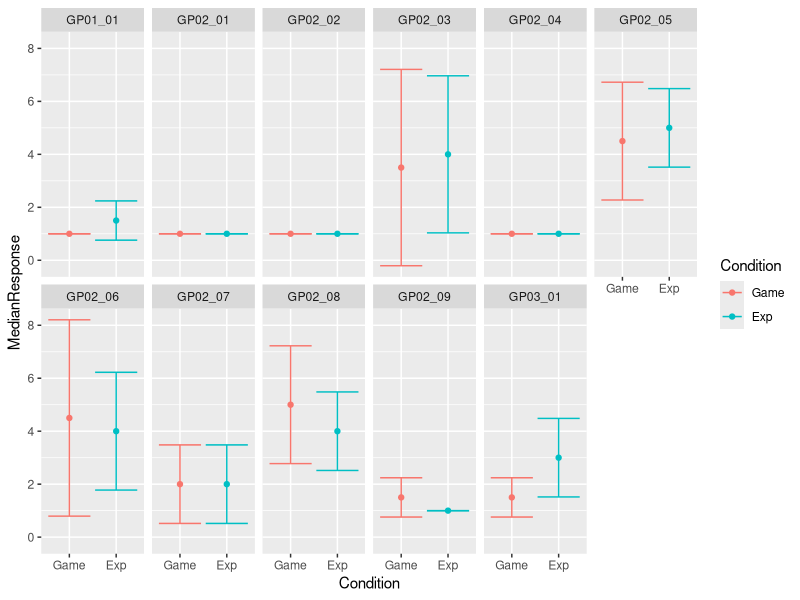
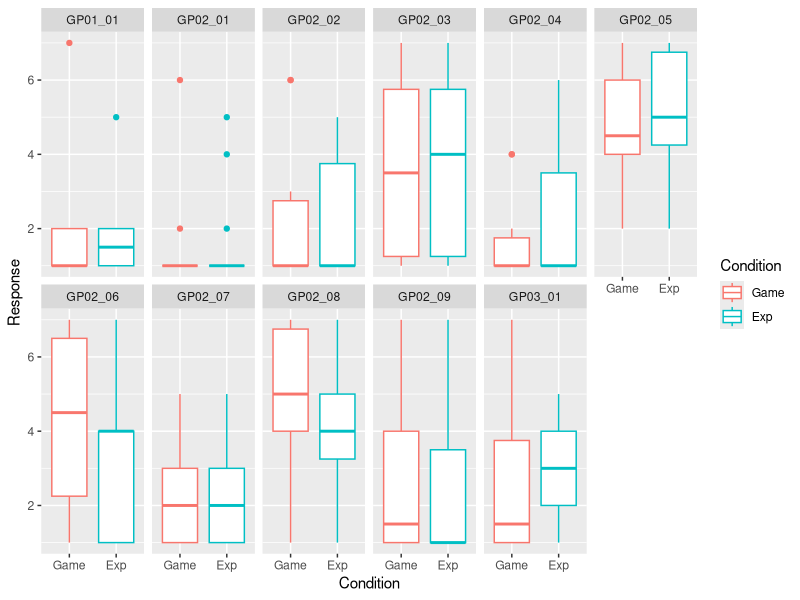

Reproduce these figures in R, in order.
## ---- chunk 1
library(tidyverse)
## ---- chunk 2
widish_df <- 
  tibble(Participant = c(1, 1, 2, 2),
         Face = rep(c("M-1", "M-2"), 2), 
         Symmetry = c(6, 4, 5, 3),
         Attractiveness = c(4, 7, 2, 7),
         Trustworthiness = c(3, 6, 1, 2))

knitr::kable(widish_df, align="c")
## ---- chunk 3
tidyr::pivot_longer(widish_df, 
                    cols=c("Symmetry", "Attractiveness", "Trustworthiness")) %>%
  knitr::kable()
## ---- chunk 4
longish_df <- 
  tidyr::pivot_longer(widish_df, 
                      cols=c("Symmetry", "Attractiveness", "Trustworthiness"),
                      names_to="Property",
                      values_to="Response")

head(longish_df, 4) %>%
  knitr::kable()
## ---- chunk 5
longish_df %>%
  pivot_wider(id_cols = c("Participant", "Face"), names_from = "Property", values_from="Response") %>%
  knitr::kable()
## ---- chunk 6
longish_df_rt <-
  longish_df %>%
  ungroup() %>%
  mutate(RT = round(rgamma(n(), 4, 3), 2))

longish_df_rt %>%
  head(4) %>%
  knitr::kable()
## ---- chunk 7
longish_df_rt %>%
  pivot_wider(names_from = "Property", values_from="Response") %>%
  head(4) %>%
  knitr::kable()
## ---- chunk 8
longish_df_rt %>%
  pivot_wider(id_cols = c("Participant", "Face"), names_from = "Property", values_from="Response") %>%
  head(4) %>%
  knitr::kable()
## ---- chunk 9
gp <-
  read_csv("data/GP.csv", 
           col_types = cols(.default=col_integer(),
                            Respondent = col_character(),
                            Condition = col_integer(),
                            Gender = col_integer())) %>%
  mutate(Condition = factor(Condition, labels=c("Game", "Exp"))) %>%
  pivot_longer(cols=starts_with("GP"), names_to="Item", values_to="Response")

head(gp, 4) %>%
  knitr::kable()  
## ---- chunk 10
gp_agg <-
  gp %>%
  group_by(Condition, Item) %>%
  summarise(MedianResponse = median(Response),
            ResponseMAD = mad(Response),
            .groups="drop")

head(gp_agg, 4) %>%
  knitr::kable()
## ---- chunk 11
ggplot(gp_agg, aes(x=Condition, y=MedianResponse, ymin=MedianResponse - ResponseMAD, ymax=MedianResponse+ResponseMAD, color=Condition)) + 
  geom_point() + 
  geom_errorbar() +
  facet_wrap(.~Item, ncol=6)
## ---- chunk 12
ggplot(gp, aes(x=Condition, y=Response, color=Condition)) + 
  geom_boxplot() + 
  facet_wrap(.~Item, ncol=6)
## ---- chunk 13
adaptation <- 
  read_csv("data/bands-adaptation.csv",
           col_types = cols(Participant = col_character(),
                            Prime = col_character(),
                            Probe = col_character(),
                            Nsame = col_integer(),
                            Ntotal = col_integer()))

adaptation %>% 
  head(4) %>%
  knitr::kable()
## ---- chunk 14
adaptation %>%
  mutate(Psame = round(Nsame / Ntotal, 2)) %>%
  pivot_wider(id_cols = c("Participant", "Prime"), names_from="Probe", values_from="Psame") %>%
  mutate(Average = rowSums(.[3:6]) / 4) %>%
  head(4) %>%
  knitr::kable()
## ---- chunk 15
adaptation %>%
  mutate(Psame = Nsame / Ntotal,
         Prime = factor(Prime, levels = c("Sphere", "Quadro", "Dual", "Single")),
         Probe = factor(Probe, levels = c("Sphere", "Quadro", "Dual", "Single"))) %>%
  group_by(Prime, Probe) %>%
  summarise(Pmedian = round(median(Psame), 2),
            Pmad = round(mad(Psame), 2),
            Pinfo = glue::glue("{Pmedian} ± {Pmad}"),
            .groups = "drop") %>%
  pivot_wider(id_cols = "Prime", names_from="Probe", values_from="Pinfo") %>%
  knitr::kable(align = "c")
## ---- chunk 16
widish_df %>%
  knitr::kable()
## ---- chunk 17
widish_df %>%
  separate(Face, into=c("FaceGender", "FaceIndex"), sep="-") %>%
  knitr::kable()
## ---- chunk 18
widish_df %>%
  separate(Face, into=c("FaceGender", "FaceIndex"), sep="-", remove=FALSE) %>%
  knitr::kable()
## ---- chunk 19
widish_df %>%
  separate(Face, into=c("Gender"), sep="-", remove=FALSE, extra="drop") %>%
  knitr::kable()
## ---- chunk 20
widish_df %>%
  separate(Face, into=c("Gender", NA), sep="-", remove=FALSE) %>%
  knitr::kable()
## ---- chunk 21
widish_df %>%
  separate(Face, into=c(NA, "Index"), sep="-", remove=FALSE) %>%
  knitr::kable()
## ---- chunk 22
read_csv("data/persistence.csv",
         col_types = cols(filename = col_character(),
                          Participant = col_character(),
                          Session = col_character(),
                          Block = col_double(),
                          Trial = col_double(),
                          OnsetDelay = col_double(),
                          Bias = col_character(),
                          Prime = col_character(),
                          Probe = col_character(),
                          Response1 = col_character(),
                          Response2 = col_character(),
                          RT1 = col_double(),
                          RT2 = col_double()
                        )) %>%
  select(-filename) %>%
  separate(Session, into=c(NA, NA, NA, "Hour", "Minutes", NA), sep="-") %>%
  head(4) %>%
  knitr::kable()
## ---- chunk 23
widish_df <- 
  tibble(Participant = c(1, 1, 2, 2),
         Face = rep(c("Female-01", "Female-02"), 2), 
         Symmetry = c(6, 4, 5, 3),
         Attractiveness = c(4, 7, 2, 7),
         Trustworthiness = c(3, 6, 1, 2))

knitr::kable(widish_df, align="c")
## ---- chunk 24
widish_df %>%
  separate(Face, into=c("FaceGender", "Dash", "FaceIndex"), sep=c(6, 7), remove=FALSE) %>%
  knitr::kable()
## ---- chunk 25
widish_df %>%
  separate(Face, into=c("FaceGender", NA, "FaceIndex"), sep=c(6, 7)) %>%
  knitr::kable()
## ---- chunk 26
read_csv("data/persistence.csv",
         col_types = cols(filename = col_character(),
                          Participant = col_character(),
                          Session = col_character(),
                          Block = col_double(),
                          Trial = col_double(),
                          OnsetDelay = col_double(),
                          Bias = col_character(),
                          Prime = col_character(),
                          Probe = col_character(),
                          Response1 = col_character(),
                          Response2 = col_character(),
                          RT1 = col_double(),
                          RT2 = col_double()
                        )) %>%
  select(-filename) %>%
  separate(Participant, into=c(NA, "BirthYear", "Gender"), sep=c(3, 7), remove = FALSE) %>%
  mutate(BirthYear = as.integer(BirthYear),
         Gender = factor(Gender, levels=c("F", "M"), labels=c("Male", "Female"))) %>%
  head(4) %>%
  knitr::kable()
## ---- chunk 27
incomplete_df <- head(widish_df, 3)

incomplete_df %>%
  knitr::kable()
## ---- chunk 28
incomplete_df %>%
  complete(Participant, Face) %>%
  knitr::kable()
## ---- chunk 29
incomplete_df %>%
  complete(Participant, Face, fill=list(Attractiveness=0, Symmetry=0)) %>%
  knitr::kable()
## ---- chunk 30
widish_df_with_NA <- 
  tibble(Participant = c(1, 1, 2, 2),
         Face = rep(c("M-1", "M-2"), 2), 
         Symmetry = c(6, NA, 5, 3),
         Attractiveness = c(NA, 7, 2, 7),
         Trustworthiness = c(3, NA, 1, 2))

widish_df_with_NA %>%
  knitr::kable()
## ---- chunk 31
na.omit(widish_df_with_NA) %>%
  knitr::kable()
## ---- chunk 32
widish_df_with_NA %>%
  drop_na() %>%
  knitr::kable()
## ---- chunk 33
widish_df_with_NA %>%
  drop_na(Attractiveness) %>%
  knitr::kable()
## ---- chunk 34
widish_df_with_NA %>%
  replace_na(list(Attractiveness = 0, Symmetry = -1)) %>%
  knitr::kable()
## ---- chunk 35
v <- c(-1, 3, 5, -2, 5)
ifelse(v < 0, 0, 1)
## ---- chunk 36
v <- c(-1, 3, 5, -2, 5)
ifelse(v < 0, 0, v)
## ---- chunk 37
adaptation_na <-
  read_csv("data/adaptation_with_na.csv",
           col_types = cols(Participant = col_character(),
                            Prime = col_character(),
                            Probe = col_character(),
                            Nsame = col_double(),
                            Ntotal = col_double()
                          )) %>%
  mutate(Psame = Nsame / Ntotal)

adaptation_na %>%
  arrange(Prime, Probe) %>%
  head(4) %>%
  knitr::kable()
## ---- chunk 38
adaptation_na %>%
  group_by(Participant) %>%
  mutate(Pavg = mean(Psame, na.rm=TRUE)) %>%
  mutate(Psame = ifelse(is.na(Psame), mean(Psame, na.rm = TRUE), Psame)) %>%
  arrange(Prime, Probe) %>%
  head(4) %>%
  knitr::kable()
